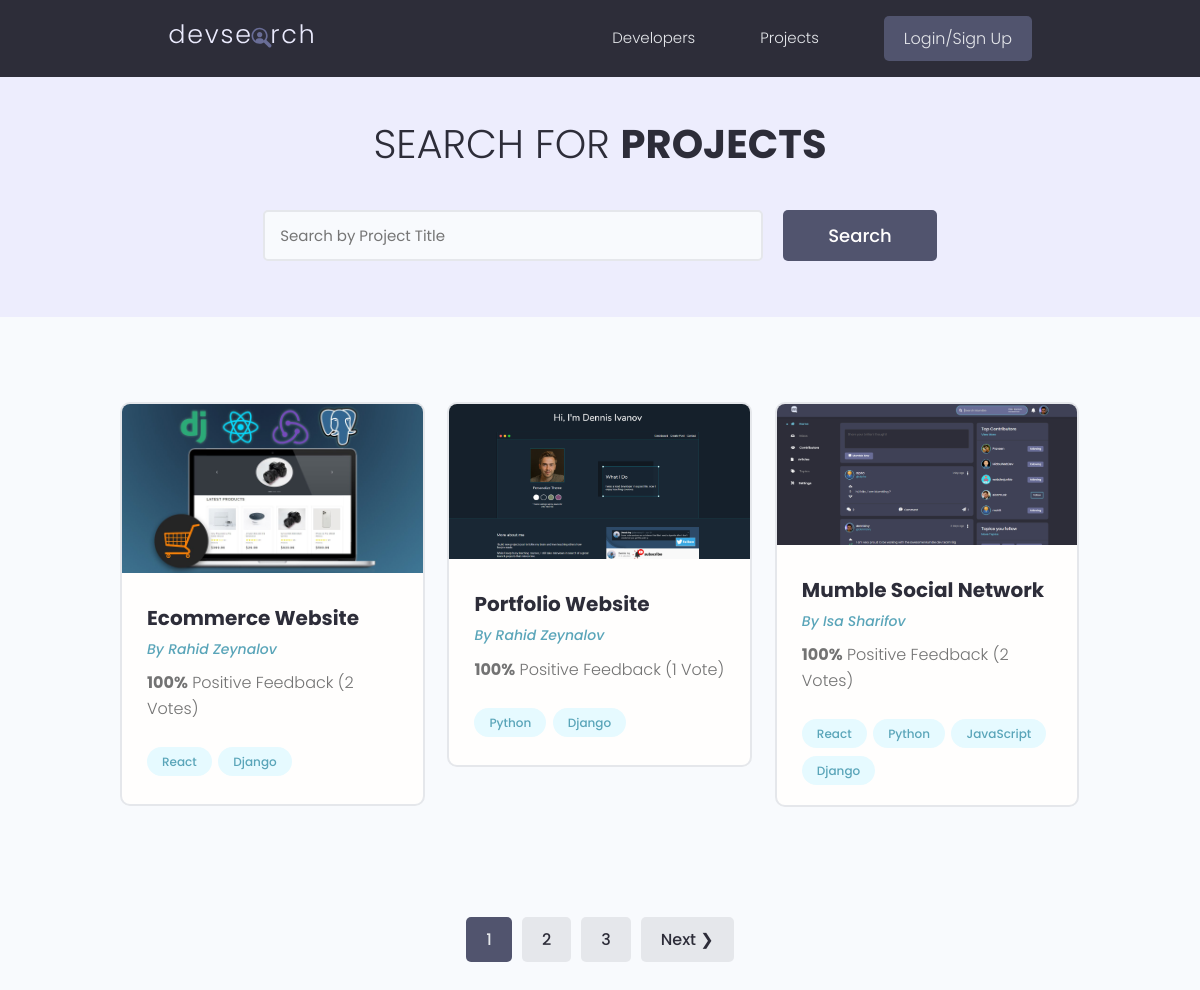
/projects/, run on the app's committed database.
### projects/models.py (models this page shows, shortened)
class Project(models.Model):
    owner = models.ForeignKey(Profile, null=True, blank=True, on_delete=models.CASCADE)
    title = models.CharField(max_length=200)
    description = models.TextField(null=True, blank=True)
    featured_image = models.ImageField(null=True, blank=True, default='default.jpg')
    demo_link = models.CharField(max_length=2000, null=True, blank=True)
    source_link = models.CharField(max_length=2000, null=True, blank=True)
    tags = models.ManyToManyField(Tag, blank=True)
    vote_total = models.IntegerField(default=0, null=True, blank=True)
    vote_ratio = models.IntegerField(default=0, null=True, blank=True)
    created = models.DateTimeField(auto_now_add=True, null=True, blank=True)
    id = models.UUIDField(default=uuid.uuid4, unique=True, primary_key=True, editable=False)
    class Meta:
        ordering = ['created']
    @property
    def imageURL(self):
        try:
            url = self.featured_image.url
        except:
            url = ''
        return url

class Tag(models.Model):
    name = models.CharField(max_length=200)
    created = models.DateTimeField(auto_now_add=True, null=True, blank=True)
    id = models.UUIDField(default=uuid.uuid4, unique=True, primary_key=True, editable=False)
    def __str__(self) -> str:
        return self.name

### users/models.py (models this page shows, shortened)
class Profile(models.Model):
    user = models.OneToOneField(User, on_delete=models.CASCADE, null=True, blank=True)
    name = models.CharField(max_length=150, null=True, blank=True)
    email = models.EmailField(max_length=150, null=True, blank=True)
    username = models.CharField(max_length=150, null=True, blank=True)
    location = models.CharField(max_length=150, null=True, blank=True)
    short_intro = models.CharField(max_length=200, null=True, blank=True)
    bio = models.TextField(null=True, blank=True)
    profile_image = models.ImageField(null=True, blank=True, upload_to='profiles/', default="profiles/users-default.png")
    social_github = models.CharField(max_length=150, null=True, blank=True)
    social_stackoverflow = models.CharField(max_length=150, null=True, blank=True)
    social_linkedin = models.CharField(max_length=150, null=True, blank=True)
    social_youtube = models.CharField(max_length=150, null=True, blank=True)
    social_medium = models.CharField(max_length=150, null=True, blank=True)
    created = models.DateTimeField(auto_now_add=True, null=True, blank=True)
    id = models.UUIDField(default=uuid.uuid4, unique=True, primary_key=True, editable=False)
    class Meta:
        ordering =['created']

### projects/views.py (the view)
# urls.py: path('projects/', views.getProjects),
def projects(request):
    projects, search_query = searchProject(request)
    custome_range, projects = paginateProjects(request, projects, 3)
    context = {'projects':projects, 'search_query':search_query, 'custome_range':custome_range}
    return render(request,'projects/projects.html', context=context)

### projects/utils.py (called while the page is built)
def searchProject(request):
    search_query = ''
    if request.GET.get('search_query'):
        search_query = request.GET.get('search_query')
    projects = Project.objects.distinct().filter(
        Q(title__icontains=search_query) |
        Q(description__icontains=search_query) |
        Q(owner__name__icontains=search_query) |
        Q(tags__name__icontains=search_query)
        )
    return projects, search_query

### projects/templates/projects/projects.html (shortened to what this page needs)
{% extends 'main.html' %}
{% block content %}
<main class="projects">
    <section class="hero-section text-center">
        <div class="container container--narrow">
            <div class="hero-section__box">
                <h2>Search for <span>Projects</span></h2>
            </div>
            <div class="hero-section__search">
                <form id="searchForm" class="form" action="{% url 'projects' %}" method="get">
                    <div class="form__field">
                        <input class="input input--text" id="formInput#search" type="text" name="search_query"
                            value="{{search_query}}" placeholder="Search by Project Title" />
                    </div>
                    <input class="btn btn--sub btn--lg" type="submit" value="Search" />
                </form>
            </div>
        </div>
    </section>
    <section class="projectsList">
        <div class="container">
            <div class="grid grid--three">
                {% for project in projects %}
                <div class="column">
                    <div class="card project">
                        <a href="{% url 'project' project.id %}" class="project">
                            <img class="project__thumbnail" src="{{project.imageURL}}"
                                alt="project thumbnail" />
                            <div class="card__body">
                                <h3 class="project__title">{{project.title}}</h3>
                                <p><a class="project__author" href="{% url 'user-profile' project.owner.id %}">By {{project.owner.name}}</a></p>
                                <p class="project--rating">
                                    <span style="font-weight: bold;">{{project.vote_ratio}}%</span> Positive
                                    Feedback ({{project.vote_total}} Vote{{project.vote_total|pluralize:"s"}})
                                </p>
                                <div class="project__tags">
                                    {% for tag in project.tags.all %}
                                    <span class="tag tag--pill tag--main">
                                        <small>{{tag}}</small>
                                    </span>
                                    {% endfor %}
                                </div>
                            </div>
                        </a>
                    </div>
                </div>
                {% endfor %}
            </div>
        </div>
    </section>
    {% include "pagination.html" with queryset=projects custome_range=custome_range %}
</main>
{% endblock content %}

### static/styles/app.css (style rules this page uses)
:root { --color-sub: #2d2d39; }
.btn--sub { background-color: var(--color-sub-light); }
.card { border: 2px solid var(--color-light); }
img { width: 100%; }
.hero-section { height: 40vh; display: flex; align-items: center; background-color: var(--color-sub); }
.hero-section__box { margin-bottom: 4rem; }
.hero-section__box > h2, .hero-section__box > h2 > span { font-size: 4rem; color: var(--color-light); line-height: 1.3; text-transform: uppercase; }
.hero-section__box > h2 { font-weight: 300; }
.hero-section__box > h2 > span { font-weight: 700; }
.hero-section__search > .form { display: flex; align-items: center; justify-content: center; gap: 2rem; }
.hero-section__search > .form input.input--text { width: 50rem; }
.project__author { font-size: 1.4rem; font-style: italic; }
.project--rating { margin-bottom: 1.6em; margin-top: .5em; }
.projects > .hero-section { background: var(--color-sub-lighter); height: 30vh; }
.projects .hero-section__box { margin-bottom: 2.5rem; }
.projects .hero-section__box > h2 { color: var(--color-sub); }
.projects .hero-section__box > h2 > span { font-weight: 700; color: var(--color-sub); }
.projectsList { margin-top: 8rem; }
.project__thumbnail { object-fit: cover; object-position: top center; }
.project__title { font-size: 2rem; font-weight: 700; color: var(--color-sub); }

### static/uikit/styles/modules/_variables.css (style rules this page uses)
:root { --color-main: #5aa5b9; --color-main-light: #e6faff; --color-sub: #3f4156; --color-sub-light: #51546e; --color-sub-lighter: #ededfd; --color-text: #737373; --color-gray: #8b8b8b; --color-light: #e5e7eb; --color-light-gray: #767676; --color-bg: #f8fafd; --color-white: #fffefd; --color-white-light: #f3f3f3; --color-success: #359e64; --color-success-bg: #def8e8; --color-error: #fc4b0b; --color-error-bg: #fff2ee; --font-base: 'Poppins', arial, helvetica, 'Segoe UI', roboto, ubuntu, sans-serif; --font-monospace: 'Fira Code', 'Courier New', courier, monospace; --font-regular: 300; --font-medium: 500; --font-bold: 700; --generic-shadow: 1px 1px 5px #00000010; --generic-transition: all 0.3s ease-in-out; }

### static/uikit/styles/modules/_base.css (style rules this page uses)
* { margin: 0; padding: 0; box-sizing: border-box; text-rendering: optimizeLegibility; color: inherit; font-size: inherit; }
html { font-size: 50%; }
@media only screen and (min-width: 480px) { html { font-size: 56.25%; } }
@media only screen and (min-width: 1200px) { html { font-size: 62.5%; } }
body { line-height: 1.6; font-weight: 400; font-size: 1.5rem; color: var(--color-text); background-color: var(--color-bg); min-height: 100vh; }

### static/uikit/styles/modules/_typography.css (style rules this page uses)
* { font-family: var(--font-base); }
h2 { font-size: 3.6rem; font-weight: var(--font-bold); }
h3 { font-size: 3.2rem; font-weight: var(--font-medium); }
p, span, strong { font-size: 1.6rem; color: var(--color-text); font-weight: var(--font-regular); }
a { padding-bottom: 2px; text-decoration: none; display: inline-block; color: var(--color-main); font-weight: var(--font-medium); }

### static/uikit/styles/modules/_utilities.css (style rules this page uses)
.container { width: 92%; max-width: 165rem; margin: 0 auto; box-sizing: border-box; }
.container--narrow { width: 92%; max-width: 120rem; }
@media screen and (min-width: 1000px) { .container { width: 90%; } }
@media screen and (min-width: 1000px) { .container--narrow { width: 85%; } }
@media screen and (min-width: 1200px) { .container { width: 80%; } }
@media screen and (min-width: 1200px) { .container--narrow { width: 72%; } }
.text-center { text-align: center; }

### static/uikit/styles/modules/_button.css (style rules this page uses)
.btn { display: inline-block; position: relative; cursor: pointer; background-color: var(--color-light); font-weight: var(--font-medium); color: var(--color-sub); text-decoration: none; padding: 1rem 2rem; border-radius: 0.5rem; border: none; width: -webkit-fit-content; width: -moz-fit-content; width: fit-content; height: -webkit-fit-content; height: -moz-fit-content; height: fit-content; font-size: 1.6rem; outline-width: 0; outline-color: transparent; -webkit-backface-visibility: hidden; backface-visibility: hidden; transition: all 0.3s ease-in-out; }
.btn--sub { background-color: var(--color-sub); color: var(--color-white); }
.btn--lg { font-size: 1.8rem; padding: 1.2rem 4.5rem; }

### static/uikit/styles/modules/_card.css (style rules this page uses)
.card { border-radius: 1rem; background-color: var(--color-white); border: 1.5px solid var(--color-light); width: auto; height: auto; margin-top: 0.5rem; margin-bottom: 0.5rem; overflow: hidden; }
.card__body, .card__header { padding: 2rem 2.5rem; }

### data on the page
Project: imageURL (picture), title "Ecommerce Website", owner.name "Rahid Zeynalov", vote_ratio "100", vote_total "2"
Tag: name "React"
Tag: name "Django"
Project: imageURL (picture), title "Portfolio Website", owner.name "Rahid Zeynalov", vote_ratio "100", vote_total "1"
Tag: name "Python"
Project: imageURL (picture), title "Mumble Social Network", owner.name "Isa Sharifov", vote_ratio "100", vote_total "2"
Tag: name "JavaScript"

### other printed values
{{ page }} "1"
{{ page }} "2" "3"
